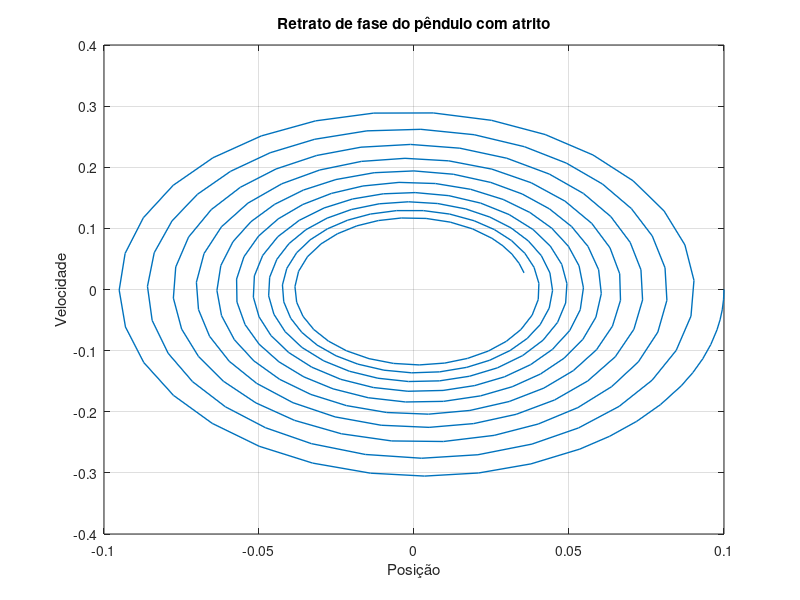

Recreate this plot in MATLAB.
% Parâmetros do pêndulo
g = 9.8; % aceleração da gravidade
l = 1; % comprimento do pêndulo
b = 0.1; % coeficiente de atrito

% Define a equação diferencial
dy = @(t,y) [y(2); -(g/l)*sin(y(1))-b*y(2)];

% Condição inicial
y0 = [0.1; 0];

% Intervalo de tempo
tspan = [0 20];

% Resolve a equação diferencial usando o solver ode45
[t,y] = ode45(dy, tspan, y0);

% Plota o retrato de fase
figure;
plot(y(:,1),y(:,2), 'linewidth',1);
grid;
xlabel('Posição');
ylabel('Velocidade');
title('Retrato de fase do pêndulo com atrito');
